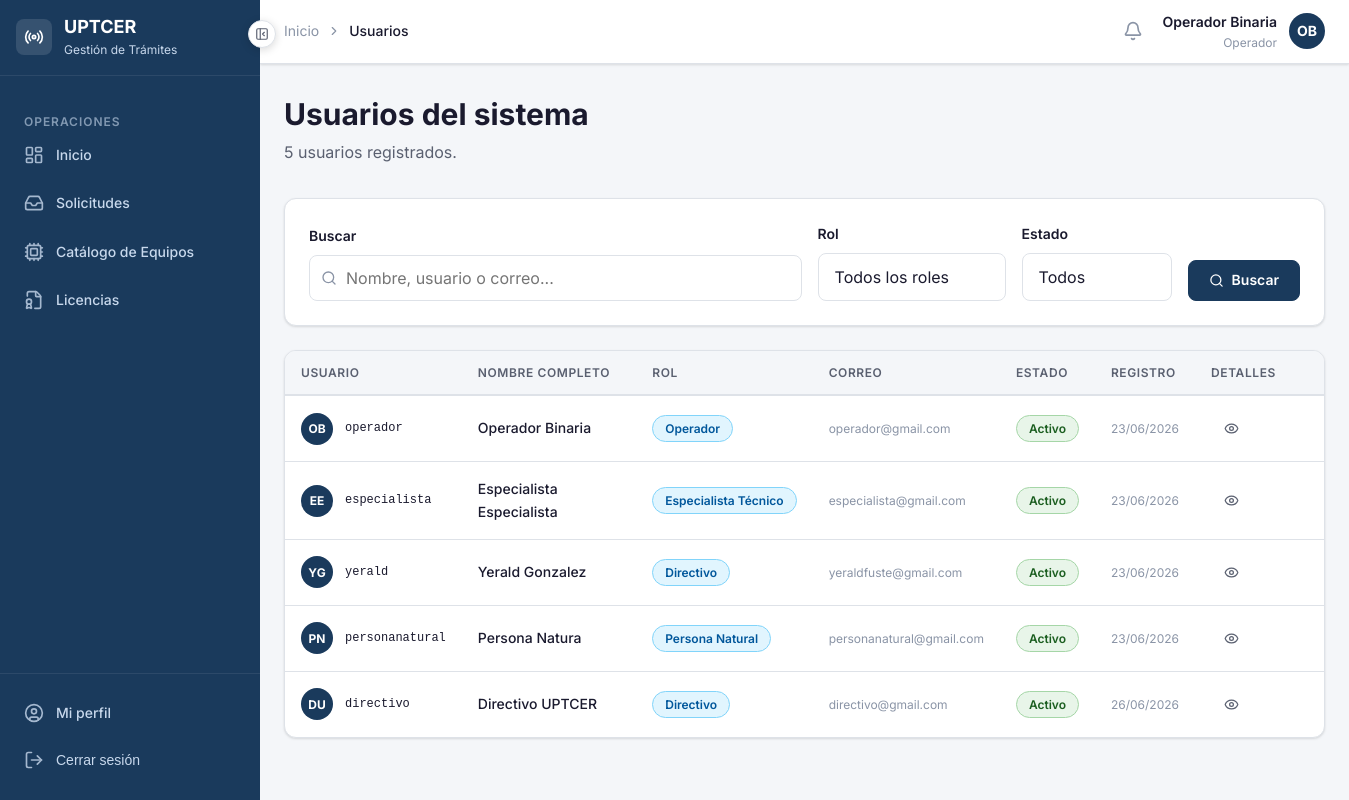
The app's page /acceso/usuarios/ (signed in), older data.
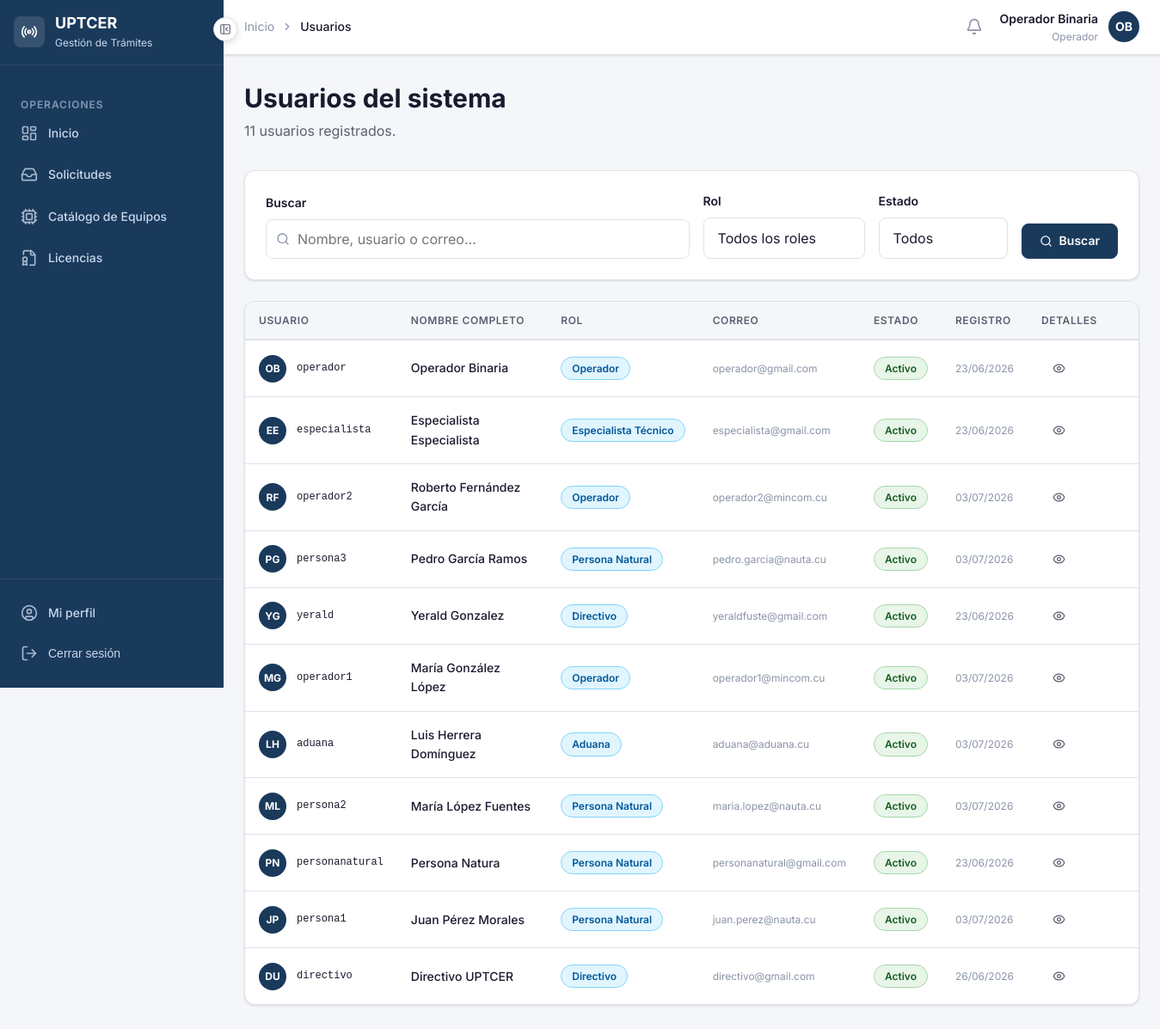
The same page, newer data.
### apps/accounts/models.py (models this page shows, shortened)
class Usuario(AbstractBaseUser, PermissionsMixin):
    ROL_PERSONA_NATURAL  = 'persona_natural'
    ROL_OPERADOR         = 'operador'
    ROL_ESPECIALISTA     = 'especialista'
    ROL_ADUANA           = 'aduana'
    ROL_DIRECTIVO        = 'directivo'
    ROLES = [
        (ROL_PERSONA_NATURAL, 'Persona Natural'),
        (ROL_OPERADOR,        'Operador'),
        (ROL_ESPECIALISTA,    'Especialista Técnico'),
        (ROL_ADUANA,          'Aduana'),
        (ROL_DIRECTIVO,       'Directivo'),
    ]
    username        = models.CharField('Usuario', max_length=150, unique=True)
    email           = models.EmailField('Correo electrónico', unique=True)
    nombre          = models.CharField('Nombre', max_length=100)
    apellidos       = models.CharField('Apellidos', max_length=100)
    rol             = models.CharField('Rol', max_length=30, choices=ROLES, default=ROL_PERSONA_NATURAL)
    telefono        = models.CharField('Teléfono', max_length=20, blank=True)
    activo          = models.BooleanField('Activo', default=True)
    fecha_registro  = models.DateTimeField('Fecha de registro', auto_now_add=True)
    is_active       = models.BooleanField(default=True)
    is_staff        = models.BooleanField(default=False)
    objects = UsuarioManager()
    USERNAME_FIELD  = 'username'
    REQUIRED_FIELDS = ['email', 'nombre', 'apellidos']
    class Meta:
        verbose_name        = 'Usuario'
        verbose_name_plural = 'Usuarios'
        ordering            = ['apellidos', 'nombre']
    def get_nombre_completo(self):
        return f'{self.nombre} {self.apellidos}'
    @property
    def es_persona_natural(self):
        return self.rol == self.ROL_PERSONA_NATURAL
    @property
    def es_operador(self):
        return self.rol == self.ROL_OPERADOR
    @property
    def es_especialista(self):
        return self.rol == self.ROL_ESPECIALISTA
    @property
    def es_aduana(self):
        return self.rol == self.ROL_ADUANA
    @property
    def es_directivo(self):
        return self.rol == self.ROL_DIRECTIVO

### apps/accounts/views.py (the view, shortened to what this page needs)
# urls.py: path('usuarios/',                       views.lista_usuarios,           name='lista_usuarios'),
@never_cache
@login_required
def lista_usuarios(request):
    if not (request.user.es_directivo or request.user.es_operador):
        messages.error(request, 'No tiene permisos para acceder a esta sección.')
        return redirect('accounts:dashboard')
    usuarios_qs = Usuario.objects.all().order_by('apellidos', 'nombre')
    rol    = request.GET.get('rol', '')
    activo = request.GET.get('activo', '')
    q      = request.GET.get('q', '').strip()
    if rol:
        usuarios_qs = usuarios_qs.filter(rol=rol)
    if activo != '':
        usuarios_qs = usuarios_qs.filter(is_active=activo == '1')
    paginator = Paginator(usuarios_qs, 15)
    pagina    = request.GET.get('pagina', 1)
    try:
        usuarios = paginator.page(pagina)
    except PageNotAnInteger:
        usuarios = paginator.page(1)
    except EmptyPage:
        usuarios = paginator.page(paginator.num_pages)
    return render(request, 'accounts/usuarios/lista.html', {
        'usuarios':      usuarios,
        'paginator':     paginator,
        'rol_actual':    rol,
        'activo_actual': activo,
        'busqueda':      q,
        'ROLES':         Usuario.ROLES,
        'total':         usuarios_qs.count(),
    })

### templates/accounts/usuarios/lista.html (shortened to what this page needs)
{% extends 'base/base.html' %}
{% block breadcrumb %}
<li style="display:flex;align-items:center;gap:var(--espacio-2);">
  <i data-lucide="chevron-right" style="width:14px;height:14px;"></i>
  <span style="color:var(--color-texto-principal);font-weight:var(--peso-medio);">Usuarios</span>
</li>
{% endblock %}
{% block contenido %}
<div class="pagina-cabecera flex justify-between items-center">
  <div>
    <h1 class="pagina-titulo">Usuarios del sistema</h1>
    <p class="pagina-subtitulo">{{ total }} usuario{{ total|pluralize }} registrado{{ total|pluralize }}.</p>
  </div>
</div>
<div class="tarjeta mb-6">
  <div class="tarjeta-cuerpo">
    <form method="get" style="display:flex;gap:var(--espacio-4);align-items:flex-end;flex-wrap:wrap;">
      <div class="campo-grupo" style="margin-bottom:0;flex:1;min-width:200px;">
        <label class="campo-etiqueta">Buscar</label>
        <div style="position:relative;">
          <i data-lucide="search" style="position:absolute;left:12px;top:50%;transform:translateY(-50%);width:16px;height:16px;color:var(--color-texto-muted);"></i>
          <input type="text" name="q" value="{{ busqueda }}"
            class="campo-input" style="padding-left:36px;"
            placeholder="Nombre, usuario o correo...">
        </div>
      </div>
      <div class="campo-grupo" style="margin-bottom:0;min-width:180px;">
        <label class="campo-etiqueta">Rol</label>
        <select name="rol" class="campo-select" onchange="this.form.submit()">
          <option value="">Todos los roles</option>
        </select>
      </div>
      <div class="campo-grupo" style="margin-bottom:0;min-width:150px;">
        <label class="campo-etiqueta">Estado</label>
        <select name="activo" class="campo-select" onchange="this.form.submit()">
          <option value="">Todos</option>
        </select>
      </div>
      <div style="display:flex;gap:var(--espacio-2);margin-bottom:0;">
        <button type="submit" class="btn btn-primario">
          <i data-lucide="search" style="width:15px;height:15px;"></i>
          Buscar
        </button>
      </div>
    </form>
  </div>
</div>
<div class="tarjeta">
  <div class="tarjeta-cuerpo" style="padding:0;">
    {% if usuarios %}
      <div class="tabla-contenedor" style="border:none;border-radius:0;">
        <table class="tabla">
          <thead>
            <tr>
              <th>Usuario</th>
              <th>Nombre completo</th>
              <th>Rol</th>
              <th>Correo</th>
              <th>Estado</th>
              <th>Registro</th>
              <th>Detalles</th>
              <th></th>
            </tr>
          </thead>
          <tbody>
            {% for u in usuarios %}
            <tr>
              <td>
                <div style="display:flex;align-items:center;gap:var(--espacio-3);">
                  <div style="width:32px;height:32px;border-radius:50%;background-color:{% if u.is_active %}var(--color-primario){% else %}var(--color-texto-muted){% endif %};display:flex;align-items:center;justify-content:center;color:white;font-size:var(--texto-xs);font-weight:var(--peso-bold);flex-shrink:0;">
                    {{ u.nombre|first|upper }}{{ u.apellidos|first|upper }}
                  </div>
                  <span style="font-family:var(--fuente-mono);font-size:var(--texto-xs);">{{ u.username }}</span>
                </div>
              </td>
              <td style="font-weight:var(--peso-medio);">{{ u.get_nombre_completo }}</td>
              <td>
                <span class="badge badge-info">{{ u.get_rol_display }}</span>
              </td>
              <td style="color:var(--color-texto-muted);font-size:var(--texto-xs);">{{ u.email }}</td>
              <td>
                {% if u.is_active %}
                  <span class="badge badge-aprobado">Activo</span>
                {% else %}
                  <span class="badge badge-denegado">Inactivo</span>
                {% endif %}
              </td>
              <td style="color:var(--color-texto-muted);white-space:nowrap;font-size:var(--texto-xs);">
                {{ u.fecha_registro|date:"d/m/Y" }}
              </td>
              <td>
                <a href="{% url 'accounts:detalle_usuario' u.pk %}" class="btn btn-ghost btn-sm">
                  <i data-lucide="eye" style="width:15px;height:15px;"></i>
                </a>
              </td>
            </tr>
            {% endfor %}
          </tbody>
        </table>
      </div>
    {% endif %}
  </div>
</div>
{% endblock %}

### templates/base/base.html (shortened to what this page needs)
<!DOCTYPE html>
<html lang="es">
<head>
  {% load static %}
  <link rel="stylesheet" href="{% static 'css/global.css' %}">
  <link rel="stylesheet" href="{% static 'css/toast.css' %}">
  <link rel="stylesheet" href="{% static 'css/modal.css' %}">
</head>
<body>
<div class="layout-wrapper">
  <aside class="layout-sidebar" id="sidebar">
    <div class="sidebar-logo">
      <div style="width:36px;height:36px;background:rgba(255,255,255,0.12);border-radius:8px;display:flex;align-items:center;justify-content:center;flex-shrink:0;">
        <i data-lucide="radio" style="width:20px;height:20px;color:white;"></i>
      </div>
      <div class="sidebar-logo-info">
        <div class="sidebar-logo-texto">UPTCER</div>
        <div class="sidebar-logo-subtexto">Gestión de Trámites</div>
      </div>
    </div>
    <nav class="sidebar-nav">
      {% if user.es_operador %}
        <div class="sidebar-seccion-titulo">Operaciones</div>
        <a href="{% url 'accounts:dashboard' %}" class="sidebar-enlace {% block nav_op_inicio %}{% endblock %}" data-tooltip="Inicio">
          <i data-lucide="layout-dashboard" class="icono"></i>
          <span class="sidebar-enlace-texto">Inicio</span>
        </a>
        <a href="{% url 'solicitudes:lista' %}" class="sidebar-enlace {% block nav_solicitudes %}{% endblock %}" data-tooltip="Solicitudes">
          <i data-lucide="inbox" class="icono"></i>
          <span class="sidebar-enlace-texto">Solicitudes</span>
        </a>
        <a href="{% url 'equipos:lista' %}" class="sidebar-enlace {% block nav_equipos %}{% endblock %}" data-tooltip="Catálogo de Equipos">          <i data-lucide="cpu" class="icono"></i>
          <span class="sidebar-enlace-texto">Catálogo de Equipos</span>
        </a>
        <a href="{% url 'licencias:lista' %}" class="sidebar-enlace {% block nav_licencias %}{% endblock %}" data-tooltip="Licencias">
          <i data-lucide="file-badge" class="icono"></i>
          <span class="sidebar-enlace-texto">Licencias</span>
        </a>
      {% endif %}
    </nav>
    <div class="sidebar-pie">
      <a href="{% url 'accounts:perfil' %}" class="sidebar-enlace" data-tooltip="Mi perfil">
        <i data-lucide="user-circle" class="icono"></i>
        <span class="sidebar-enlace-texto">Mi perfil</span>
      </a>
      <form method="post" action="{% url 'accounts:logout' %}">
        <button type="submit" class="sidebar-enlace" data-tooltip="Cerrar sesión"
          style="width:100%;background:none;border:none;cursor:pointer;text-align:left;">
          <i data-lucide="log-out" class="icono"></i>
          <span class="sidebar-enlace-texto">Cerrar sesión</span>
        </button>
      </form>
    </div>
  </aside>
  <div class="layout-main">
    <header class="layout-navbar">
      <nav aria-label="Ruta de navegación" style="flex:1;">
        <ol style="list-style:none;display:flex;align-items:center;gap:var(--espacio-2);font-size:var(--texto-sm);color:var(--color-texto-muted);">
          <li><a href="{% url 'accounts:dashboard' %}" style="color:var(--color-texto-muted);text-decoration:none;">Inicio</a></li>
          {% block breadcrumb %}{% endblock %}
        </ol>
      </nav>
      <div style="display:flex;align-items:center;gap:var(--espacio-3);">
        <a href="{% url 'notificaciones:lista' %}"
          id="btn-notificaciones"
          style="position:relative;width:36px;height:36px;border-radius:var(--radio-md);display:flex;align-items:center;justify-content:center;color:var(--color-texto-muted);background:transparent;border:none;cursor:pointer;text-decoration:none;transition:var(--transicion-rapida);"
          onmouseenter="this.style.background='var(--color-fondo)';this.style.color='var(--color-texto-principal)'"
          onmouseleave="this.style.background='transparent';this.style.color='var(--color-texto-muted)'"
          title="Notificaciones"
        >
          <i data-lucide="bell" style="width:20px;height:20px;"></i>
        </a>
        <div style="text-align:right;">
          <div style="font-size:var(--texto-sm);font-weight:var(--peso-semi);color:var(--color-texto-principal);">
            {{ user.get_nombre_completo }}
          </div>
          <div style="font-size:var(--texto-xs);color:var(--color-texto-muted);">
            {{ user.get_rol_display }}
          </div>
        </div>
        <div style="width:36px;height:36px;border-radius:50%;background-color:var(--color-primario);display:flex;align-items:center;justify-content:center;color:white;font-size:var(--texto-sm);font-weight:var(--peso-bold);">
          {{ user.nombre|first|upper }}{{ user.apellidos|first|upper }}
        </div>
      </div>
    </header>
    <main class="layout-contenido">
      {% block contenido %}{% endblock %}
    </main>
  </div>
</div>
<button
  id="btn-colapsar"
  class="btn-colapsar-sidebar"
  onclick="alternarSidebar()"
  title="Colapsar menú"
  aria-label="Colapsar menú"
>
  <i data-lucide="panel-left-close" id="icono-colapsar" style="width:14px;height:14px;"></i>
</button>
</body>
</html>

Row changes from the older to the newer data that the page shows:
added Usuario: nombre|first "R", apellidos|first "F", username "operador2", get_nombre_completo "Roberto Fernández García", rol "Operador", email "operador2@mincom.cu", is_active "Activo", fecha_registro "03/07/2026"
added Usuario: nombre|first "P", apellidos|first "G", username "persona3", get_nombre_completo "Pedro García Ramos", rol "Persona Natural", email "pedro.garcia@nauta.cu", is_active "Activo", fecha_registro "03/07/2026"
added Usuario: nombre|first "M", apellidos|first "G", username "operador1", get_nombre_completo "María González López", rol "Operador", email "operador1@mincom.cu", is_active "Activo", fecha_registro "03/07/2026"
added Usuario: nombre|first "L", apellidos|first "H", username "aduana", get_nombre_completo "Luis Herrera Domínguez", rol "Aduana", email "aduana@aduana.cu", is_active "Activo", fecha_registro "03/07/2026"
added Usuario: nombre|first "M", apellidos|first "L", username "persona2", get_nombre_completo "María López Fuentes", rol "Persona Natural", email "maria.lopez@nauta.cu", is_active "Activo", fecha_registro "03/07/2026"
added Usuario: nombre|first "J", apellidos|first "P", username "persona1", get_nombre_completo "Juan Pérez Morales", rol "Persona Natural", email "juan.perez@nauta.cu", is_active "Activo", fecha_registro "03/07/2026"
Text that changed along with them:
{{ total }}: "5" → "11"
